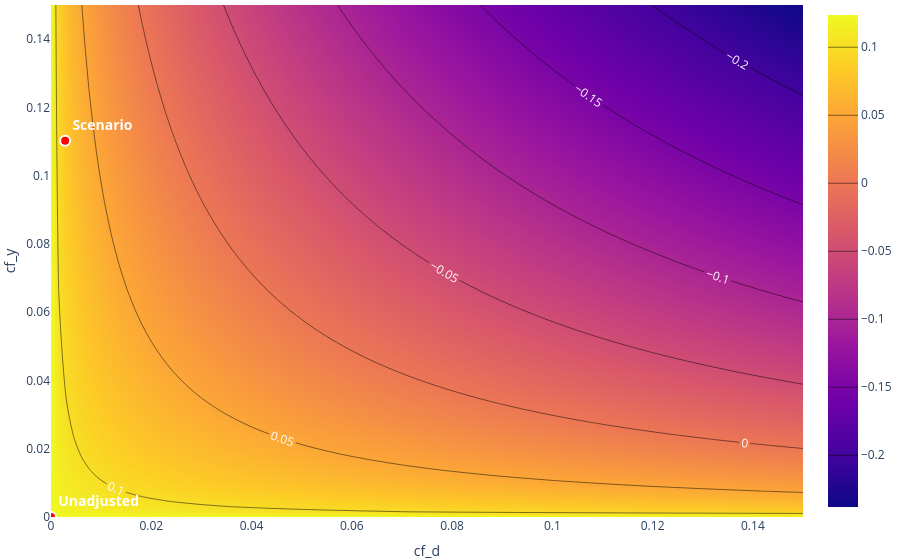

Here is the notebook cell this chart was saved with:
### Code cell
# Sensitivity analysis with benchmark scenario for X2 (which is supposed to be "not unlike the omitted confounder")
contour_plot = dml_obj.sensitivity_plot(include_scenario=True, grid_bounds = (0.15, 0.15))

# Add robustness value to the plot: Intersection of diagonal with contour line at zero
rv = dml_obj.sensitivity_params['rv']

# Add the point with an "x" shape at coordinates (rv, rv)
contour_plot.add_trace(go.Scatter(
    x=rv,
    y=rv,
    mode='markers+text',
    marker=dict(
        size=12,
        symbol='x',
        color='white'
    ),
    name="RV",
    showlegend = False
))

# Set smaller margin for better visibility (for paper version of the plot)
contour_plot.update_layout(
    margin=dict(l=1, r=1, t=5, b=5) 
)

contour_plot.show()

### Figure 1 — Plotly figure (JSON) as saved in the notebook; plotly's stock layout.template omitted (floating-point values rounded to 4 significant figures; data arrays with more than 128 entries replaced by an {"elided": "..."} marker saying what was removed)
{"data": [{"contours": {"coloring": "heatmap", "labelfont": {"color": "white", "size": 12}, "showlabels": true}, "hovertemplate": "cf_d: %{x:.3f}<br>cf_y : %{y:.3f}</b><br>Bound: %{z:.3f}</b>", "name": "Contour", "type": "contour", "x": [0.0, 0.001515, 0.00303, 0.004545, 0.006061, 0.007576, 0.009091, 0.01061, 0.01212, 0.01364, 0.01515, 0.01667, 0.01818, 0.0197, 0.02121, 0.02273, 0.02424, 0.02576, 0.02727, 0.02879, 0.0303, 0.03182, 0.03333, 0.03485, 0.03636, 0.03788, 0.03939, 0.04091, 0.04242, 0.04394, 0.04545, 0.04697, 0.04848, 0.05, 0.05152, 0.05303, 0.05455, 0.05606, 0.05758, 0.05909, 0.06061, 0.06212, 0.06364, 0.06515, 0.06667, 0.06818, 0.0697, 0.07121, 0.07273, 0.07424, 0.07576, 0.07727, 0.07879, 0.0803, 0.08182, 0.08333, 0.08485, 0.08636, 0.08788, 0.08939, 0.09091, 0.09242, 0.09394, 0.09545, 0.09697, 0.09848, 0.1, 0.1015, 0.103, 0.1045, 0.1061, 0.1076, 0.1091, 0.1106, 0.1121, 0.1136, 0.1152, 0.1167, 0.1182, 0.1197, 0.1212, 0.1227, 0.1242, 0.1258, 0.1273, 0.1288, 0.1303, 0.1318, 0.1333, 0.1348, 0.1364, 0.1379, 0.1394, 0.1409, 0.1424, 0.1439, 0.1455, 0.147, 0.1485, 0.15], "y": [0.0, 0.001515, 0.00303, 0.004545, 0.006061, 0.007576, 0.009091, 0.01061, 0.01212, 0.01364, 0.01515, 0.01667, 0.01818, 0.0197, 0.02121, 0.02273, 0.02424, 0.02576, 0.02727, 0.02879, 0.0303, 0.03182, 0.03333, 0.03485, 0.03636, 0.03788, 0.03939, 0.04091, 0.04242, 0.04394, 0.04545, 0.04697, 0.04848, 0.05, 0.05152, 0.05303, 0.05455, 0.05606, 0.05758, 0.05909, 0.06061, 0.06212, 0.06364, 0.06515, 0.06667, 0.06818, 0.0697, 0.07121, 0.07273, 0.07424, 0.07576, 0.07727, 0.07879, 0.0803, 0.08182, 0.08333, 0.08485, 0.08636, 0.08788, 0.08939, 0.09091, 0.09242, 0.09394, 0.09545, 0.09697, 0.09848, 0.1, 0.1015, 0.103, 0.1045, 0.1061, 0.1076, 0.1091, 0.1106, 0.1121, 0.1136, 0.1152, 0.1167, 0.1182, 0.1197, 0.1212, 0.1227, 0.1242, 0.1258, 0.1273, 0.1288, 0.1303, 0.1318, 0.1333, 0.1348, 0.1364, 0.1379, 0.1394, 0.1409, 0.1424, 0.1439, 0.1455, 0.147, 0.1485, 0.15], "z": {"elided": "100x100 float values"}}, {"hovertemplate": "cf_d: %{x:.3f}<br>cf_y : %{y:.3f}</b><br>Bound: 0.11</b>", "marker": {"color": "red", "line": {"color": "white", "width": 2}, "size": 10}, "mode": "markers+text", "name": "Scenario", "showlegend": false, "text": ["<b>Scenario</b>"], "textfont": {"color": "white", "size": 14}, "textposition": "top right", "type": "scatter", "x": [0.002821], "y": [0.1102]}, {"hovertemplate": "cf_d: %{x:.3f}<br>cf_y : %{y:.3f}</b><br>Bound: 0.123</b>", "marker": {"color": "red", "line": {"color": "white", "width": 2}, "size": 10}, "mode": "markers+text", "name": "Unadjusted", "showlegend": false, "text": ["<b>Unadjusted</b>"], "textfont": {"color": "white", "size": 14}, "textposition": "top right", "type": "scatter", "x": [0], "y": [0]}, {"marker": {"color": "white", "size": 12, "symbol": "x"}, "mode": "markers+text", "name": "RV", "showlegend": false, "type": "scatter", "x": [0.1558], "y": [0.1558]}], "layout": {"margin": {"b": 5, "l": 1, "r": 1, "t": 5}, "title": {}, "xaxis": {"range": [0, 0.15], "title": {"text": "cf_d"}}, "yaxis": {"range": [0, 0.15], "title": {"text": "cf_y "}}}}
